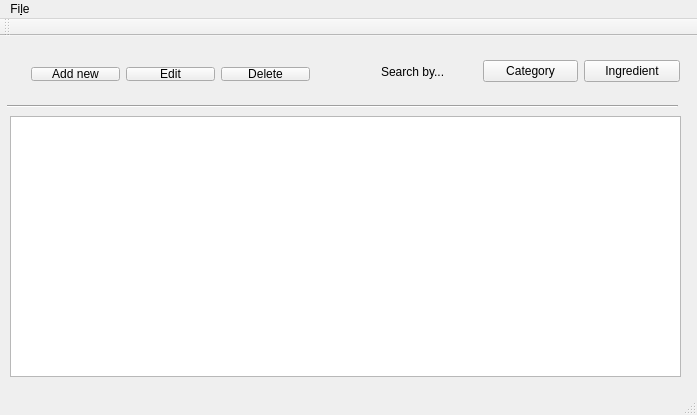
<?xml version="1.0" encoding="UTF-8"?>
<ui version="4.0">
 <class>MainWindow</class>
 <widget class="QMainWindow" name="MainWindow">
  <property name="geometry">
   <rect>
    <x>0</x>
    <y>0</y>
    <width>697</width>
    <height>415</height>
   </rect>
  </property>
  <property name="windowTitle">
   <string>MainWindow</string>
  </property>
  <widget class="QWidget" name="centralWidget">
   <widget class="QTableView" name="recipeView">
    <property name="geometry">
     <rect>
      <x>10</x>
      <y>80</y>
      <width>671</width>
      <height>261</height>
     </rect>
    </property>
   </widget>
   <widget class="Line" name="line">
    <property name="geometry">
     <rect>
      <x>7</x>
      <y>60</y>
      <width>671</width>
      <height>20</height>
     </rect>
    </property>
    <property name="lineWidth">
     <number>1</number>
    </property>
    <property name="midLineWidth">
     <number>0</number>
    </property>
    <property name="orientation">
     <enum>Qt::Horizontal</enum>
    </property>
   </widget>
   <widget class="QWidget" name="layoutWidget">
    <property name="geometry">
     <rect>
      <x>20</x>
      <y>20</y>
      <width>301</width>
      <height>36</height>
     </rect>
    </property>
    <layout class="QHBoxLayout" name="horizontalLayout">
     <item>
      <widget class="QPushButton" name="addRecipeButton">
       <property name="text">
        <string>Add new</string>
       </property>
       <property name="icon">
        <iconset theme="document-new">
         <normaloff>.</normaloff>.</iconset>
       </property>
      </widget>
     </item>
     <item>
      <widget class="QPushButton" name="pushButton_2">
       <property name="text">
        <string>Edit</string>
       </property>
       <property name="icon">
        <iconset theme="edit-paste">
         <normaloff>.</normaloff>.</iconset>
       </property>
      </widget>
     </item>
     <item>
      <widget class="QPushButton" name="pushButton_5">
       <property name="text">
        <string>Delete</string>
       </property>
       <property name="icon">
        <iconset theme="edit-delete">
         <normaloff>.</normaloff>.</iconset>
       </property>
      </widget>
     </item>
    </layout>
   </widget>
   <widget class="QWidget" name="layoutWidget">
    <property name="geometry">
     <rect>
      <x>370</x>
      <y>10</y>
      <width>321</width>
      <height>51</height>
     </rect>
    </property>
    <layout class="QHBoxLayout" name="horizontalLayout_2">
     <item>
      <widget class="QLabel" name="label">
       <property name="text">
        <string>Search by...</string>
       </property>
      </widget>
     </item>
     <item>
      <widget class="QPushButton" name="pushButton_3">
       <property name="text">
        <string>Category</string>
       </property>
      </widget>
     </item>
     <item>
      <widget class="QPushButton" name="pushButton_4">
       <property name="text">
        <string>Ingredient</string>
       </property>
      </widget>
     </item>
    </layout>
   </widget>
   <zorder>layoutWidget</zorder>
   <zorder>layoutWidget</zorder>
   <zorder>recipeView</zorder>
   <zorder>line</zorder>
  </widget>
  <widget class="QMenuBar" name="menuBar">
   <property name="geometry">
    <rect>
     <x>0</x>
     <y>0</y>
     <width>697</width>
     <height>30</height>
    </rect>
   </property>
   <widget class="QMenu" name="menuCookbook">
    <property name="title">
     <string>Fi&amp;le</string>
    </property>
    <addaction name="actionQuit"/>
   </widget>
   <addaction name="menuCookbook"/>
  </widget>
  <widget class="QToolBar" name="mainToolBar">
   <attribute name="toolBarArea">
    <enum>TopToolBarArea</enum>
   </attribute>
   <attribute name="toolBarBreak">
    <bool>false</bool>
   </attribute>
  </widget>
  <widget class="QStatusBar" name="statusBar"/>
  <action name="actionQuit">
   <property name="text">
    <string>&amp;Quit</string>
   </property>
  </action>
 </widget>
 <layoutdefault spacing="6" margin="11"/>
 <resources/>
 <connections/>
</ui>
